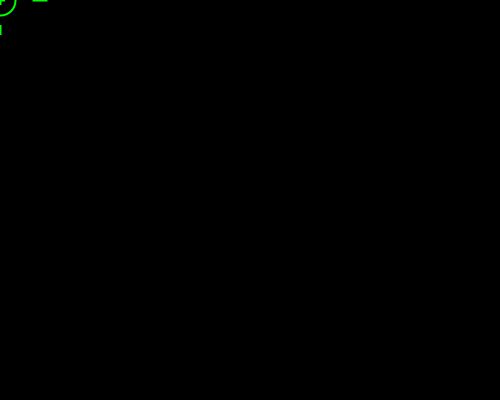
Frame 1 (no input)
Frame 60 (the mouse pressed at the canvas centre just before this capture): identical to frame 1, image omitted
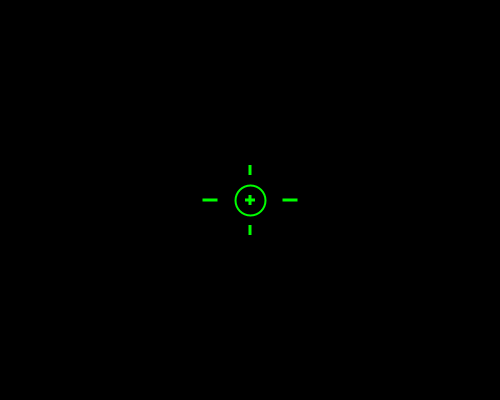
Frame 120 (the mouse held since frame 60 and released just before this capture)

The Processing sketch that drew these frames (run headless with seeded random() and noise(); from frame 60 on, the mouse is pressed at the canvas centre):

// Processing sketch: processing_98727
// ── processing_98727.pde

import java.util.ArrayList;
ArrayList<Marker> markers = new ArrayList<Marker>();
Sight sight  = new Sight();
 
void setup() {
  size(500, 400);
  background(0);
  smooth();
  strokeCap(SQUARE);
  rectMode(CENTER);
  noCursor();
}
 
void draw() {
  background(0);
 
  sight.draw();
 
  for (int i = 0; i < markers.size();i++) {
    Marker marker = markers.get(i);
 
    if (mouseButton == RIGHT) {
      marker.locking();
      if (mousePressed == false) {
        markers.remove(i);
      }
    }
    else if (mouseButton == LEFT) {
      marker.init();
    }
 
    marker.display();
  }
}
 
void mousePressed() {
  if (mouseButton == LEFT) {
    markers.add(new Marker(mouseX, mouseY));
  }
}

class Sight{
  void draw() {
    pushMatrix();
    translate(mouseX, mouseY);
   
    //center circle
    stroke(0, 255, 0);
    strokeWeight(2);
    noFill();
    ellipse(0, 0, 30, 30);
   
    //outside cross
    fill(0, 255, 0);
    noStroke();
    rect(0, -30, 3, 10);
    rect(0, 30, 3, 10);
    rect(-40, 0, 15, 3);
    rect(40, 0, 15, 3);
   
    //inside cross
    rect(0, 0, 3, 10);
    rect(0, 0, 10, 3);
   
    popMatrix();
  }
}
 
class Marker {
  final int BIGARC_R_GOAL = 140;
  final int SMALLARC_R_GOAL = 120;
  final float THETA_INCREMENT = 0.25;
  final int SMALLARC_R_INCREMENT = 10;
  
  final color MULTI_LOCK_COLOR = color(255, 255, 0);
  final color LOCK_COLOR = color(255, 0, 0);
  
  float bigarc_r = 0;
  float smallarc_r = 0;

  float theta = 0;
 
  color c;
 
  boolean bigarc_flg = false;
  boolean smallarc_flg = false;
  boolean theta_flg = false;
 
  float x;
  float y;
 
  int life;
 
  Marker( float tmpX, float tmpY) {
    x = tmpX;
    y = tmpY;
 
    life = 400;
  }
 
  void display() {
    pushMatrix();
    translate(x, y);
 
    //small arc
    noFill();
    stroke(c);
    strokeWeight(5);
    pushMatrix();
    translate(0, 0);
    rotate(theta);
    arc(0, 0, smallarc_r, smallarc_r, radians(-20), radians(20));
    arc(0, 0, smallarc_r, smallarc_r, radians(-20)+PI, radians(20)+PI);
    popMatrix();
 
    //big arc
    strokeWeight(10);
    arc(0, 0, bigarc_r, bigarc_r, radians(-40), radians(40));
    arc(0, 0, bigarc_r, bigarc_r, radians(-40)+PI, radians(40)+PI);
 
    //center circle
    strokeWeight(2);
    noFill();
    ellipse(0, 0, 30, 30);
 
    //outside cross
    fill(c);
    noStroke();
    rect(0, -30, 3, 10);
    rect(0, 30, 3, 10);
    rect(-40, 0, 15, 3);
    rect(40, 0, 15, 3);
 
    //inside cross
    rect(0, 0, 3, 10);
    rect(0, 0, 10, 3);
 
    popMatrix();
  }
 
 
  void locking() {
    bigarc_r += 10;
    if (bigarc_r > BIGARC_R_GOAL) {
      bigarc_r = BIGARC_R_GOAL;
      bigarc_flg = true;
    }
 
    smallarc_r += 10;
    if (smallarc_r > SMALLARC_R_GOAL) {
      smallarc_r = SMALLARC_R_GOAL;
      smallarc_flg = true;
    }
 
    theta+=THETA_INCREMENT;
    if (theta > TWO_PI) {
      theta = TWO_PI;
      theta_flg  = true;
    }
 
    if (bigarc_flg == true && smallarc_flg == true && theta_flg == true) {
      c = color(LOCK_COLOR);
    }
    else {
      c = color(MULTI_LOCK_COLOR);
    }
  }
 
  void init() {
    c = color(MULTI_LOCK_COLOR);
    bigarc_r = 0;
    smallarc_r = 0;
 
    theta = 0;
 
    bigarc_flg = false;
    smallarc_flg = false;
    theta_flg = false;
  }
}
